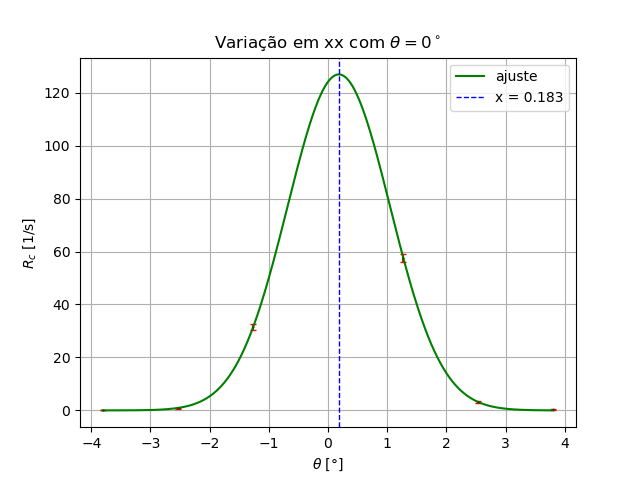

Python code for this plot:
import pandas as pd
import matplotlib.pyplot as plt
import numpy as np
from scipy.optimize import curve_fit

dados = pd.read_excel('dados.xlsx', sheet_name= 'xx')

x = dados['x [cm]']
Rc = dados['Rc corr']
eRc = dados['eRc corr']

def gaussian(x, A, mu, sigma):
    return A * np.exp(-(x - mu)**2 / (2 * sigma**2))

params, covariance = curve_fit(gaussian, x,  Rc, sigma=eRc, p0=(100, 0, 1))
x_values = np.linspace(min(x), max(x), 1000)

plt.errorbar(x,  Rc, yerr = eRc, color = 'black', capsize = 2,fmt='.', ecolor='red', markersize=0.5 )
plt.plot(x_values, gaussian(x_values, *params), label='ajuste', color='green')
plt.axvline(params[1], color='blue', linestyle='--', label=f'x = {params[1]:.3f}', linewidth=1)
plt.xlabel(f'$\\theta $ [$\degree$]')
plt.xlabel(f'$\\theta $ [$\degree$]')
plt.ylabel(f'$R_c$ [1/s]')
plt.title('Variação em xx com $\\theta = 0^\circ$')
plt.legend()
plt.grid(True)
plt.show()

def r_squared(data, fit):
    ss_res = np.sum((data - fit)**2)
    ss_tot = np.sum((data - np.mean(data))**2)
    r2 = 1 - (ss_res / ss_tot)
    return r2

r2 = r_squared(x, gaussian(x, *params))

def chi_squared(data, fit, errors, num_params):
    residuals = data - fit
    chi2 = np.sum((residuals / errors) ** 2)
    ndf = len(data) - num_params  # Graus de liberdade
    return chi2, ndf

chi2, ndf = chi_squared(Rc, gaussian(x, *params), eRc, len(params))

print("Parameters:", params)
print("Covariance matrix:", covariance)
print("R-squared :", r2)
print("Chi-squared and ndf :", chi2, ndf)
